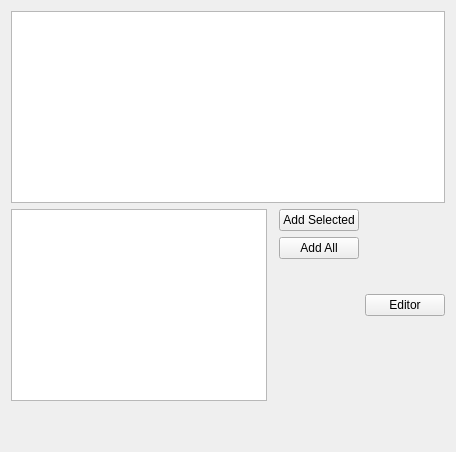
             <widget class="QWidget" name="tab_27">
              <attribute name="title">
               <string>Imports</string>
              </attribute>
              <layout class="QVBoxLayout" name="verticalLayout_34">
               <item>
                <widget class="QListWidget" name="lstCommandImports"/>
               </item>
               <item>
                <layout class="QVBoxLayout" name="verticalLayout_25">
                 <property name="rightMargin">
                  <number>0</number>
                 </property>
                 <item>
                  <layout class="QHBoxLayout" name="horizontalLayout_18">
                   <property name="rightMargin">
                    <number>0</number>
                   </property>
                   <item>
                    <widget class="QTreeView" name="tvCommandImportTree"/>
                   </item>
                   <item>
                    <layout class="QFormLayout" name="formLayout_3">
                     <item row="0" column="1">
                      <widget class="QPushButton" name="cmdCommandImportSelected">
                       <property name="text">
                        <string>Add Selected</string>
                       </property>
                      </widget>
                     </item>
                     <item row="1" column="1">
                      <widget class="QPushButton" name="cmdCommandImportAll">
                       <property name="text">
                        <string>Add All</string>
                       </property>
                      </widget>
                     </item>
                     <item row="2" column="1">
                      <spacer name="verticalSpacer_5">
                       <property name="orientation">
                        <enum>Qt::Vertical</enum>
                       </property>
                       <property name="sizeHint" stdset="0">
                        <size>
                         <width>20</width>
                         <height>40</height>
                        </size>
                       </property>
                      </spacer>
                     </item>
                    </layout>
                   </item>
                   <item>
                    <widget class="QPushButton" name="pushButton_7">
                     <property name="text">
                      <string>Editor</string>
                     </property>
                    </widget>
                   </item>
                  </layout>
                 </item>
                 <item>
                  <spacer name="verticalSpacer_9">
                   <property name="orientation">
                    <enum>Qt::Vertical</enum>
                   </property>
                   <property name="sizeHint" stdset="0">
                    <size>
                     <width>20</width>
                     <height>40</height>
                    </size>
                   </property>
                  </spacer>
                 </item>
                </layout>
               </item>
              </layout>
             </widget>
